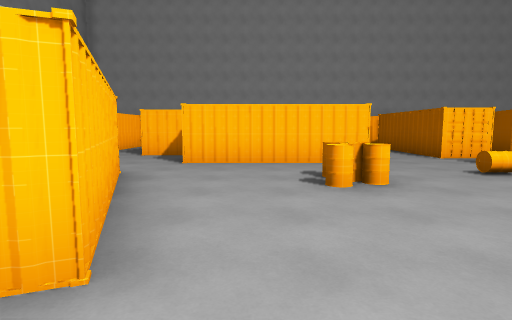
View 1 (above)

24 first-person views from a walk through a 3-D level made in the Godot game engine. The camera is 1.5 m above the floor, tilts 6° down and sees 80° across. The floor is counted in squares, 2 m on a side. Each view is taken from the middle of a square. On the plan, view 1 faces up. The plan holds only what a view shows up to about 10 squares ahead; the rest is blank. The place goes on beyond the plan. Some surface patterns are stand-ins.

View 2
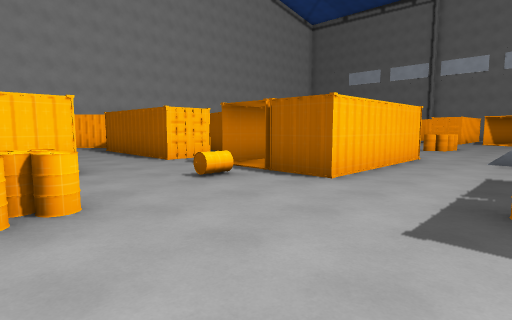

View 3
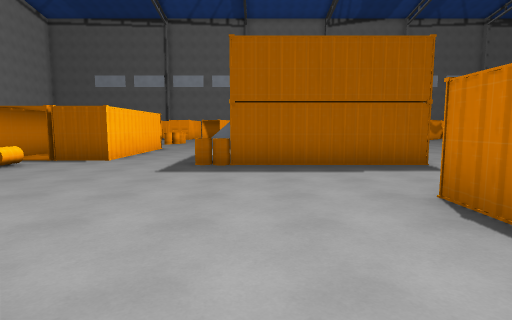

View 4
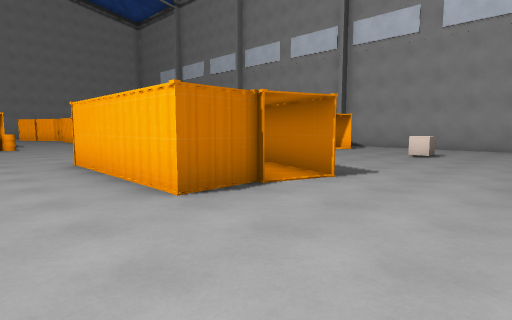

View 5
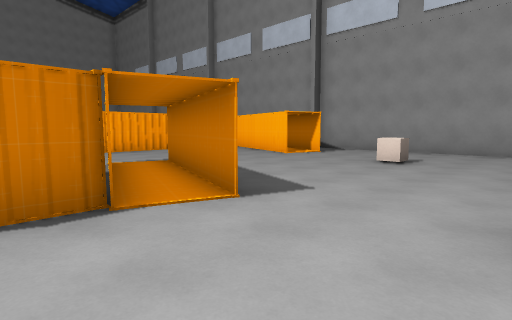

View 6
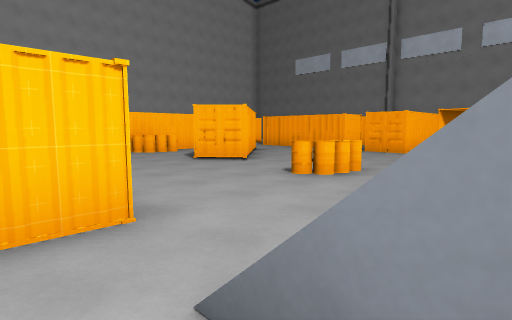

View 7
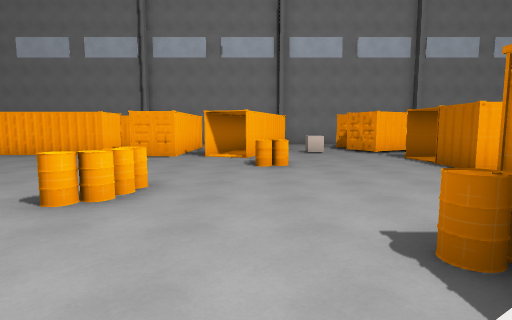

View 8
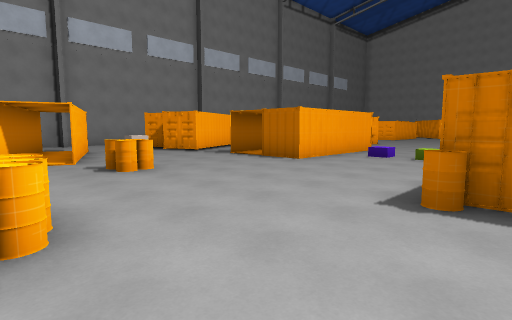

View 9
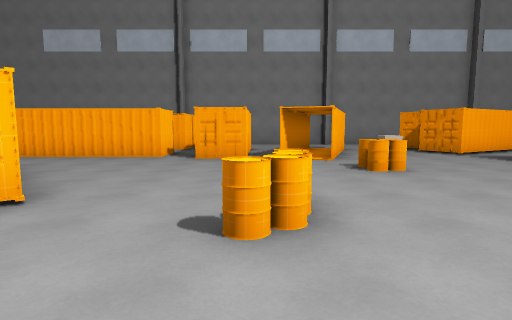

View 10
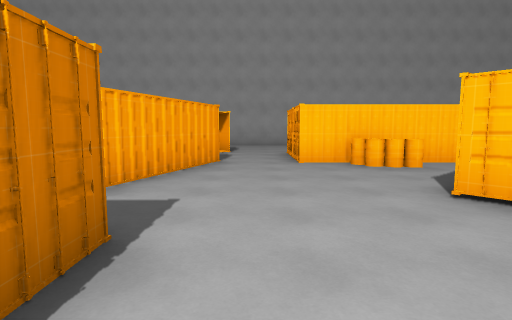

View 11
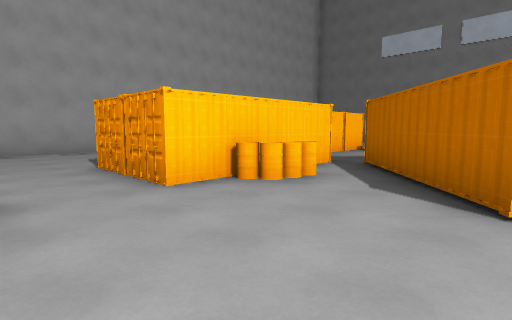

View 12
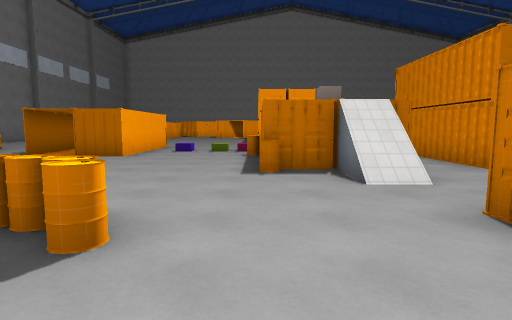

View 13
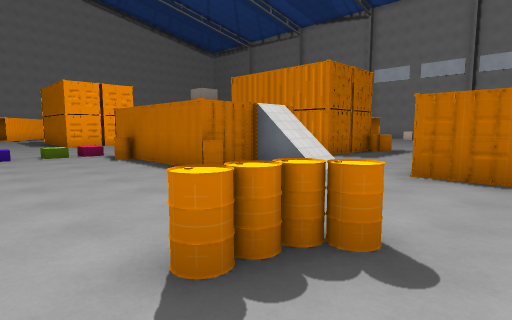

View 14
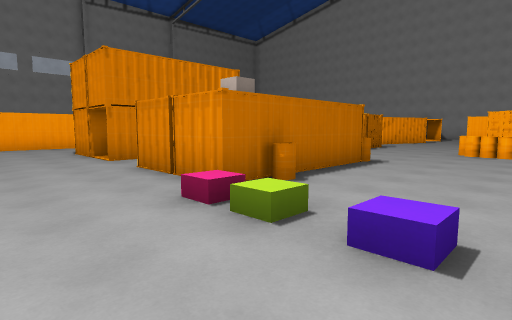

View 15
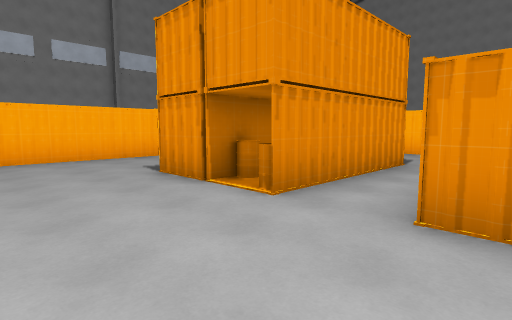

View 16
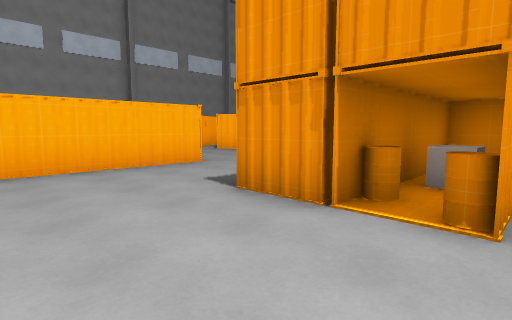

View 17
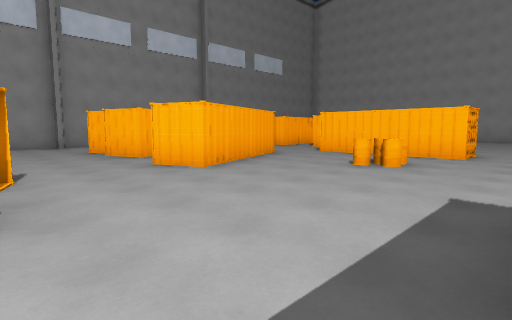

View 18
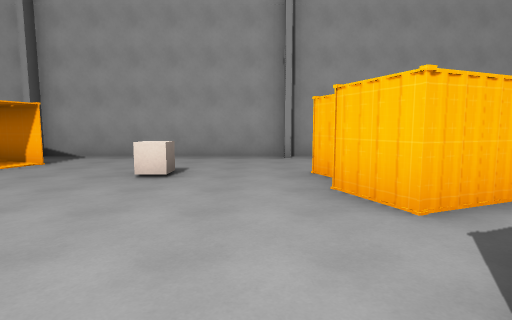

View 19
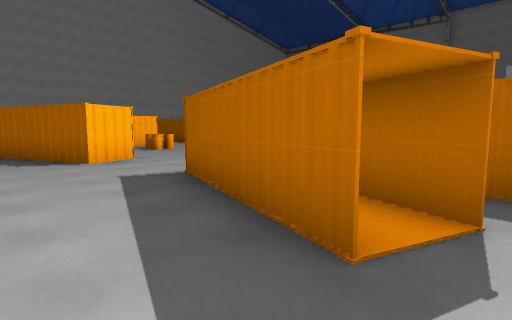

View 20
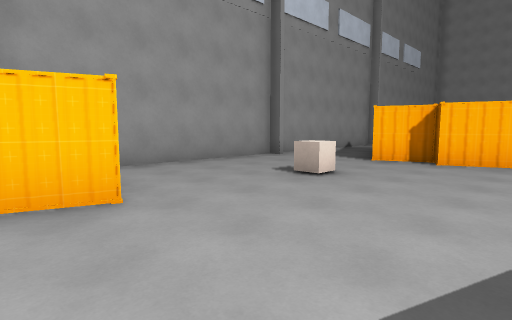

View 21
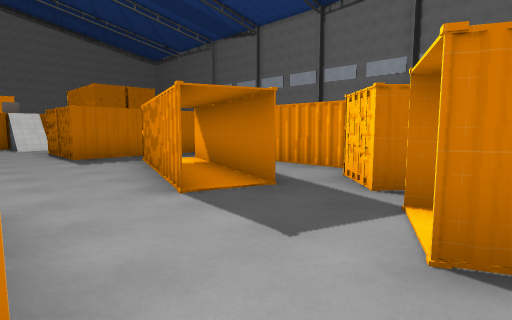

View 22
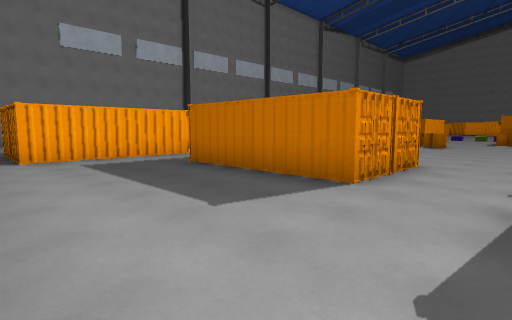

View 23
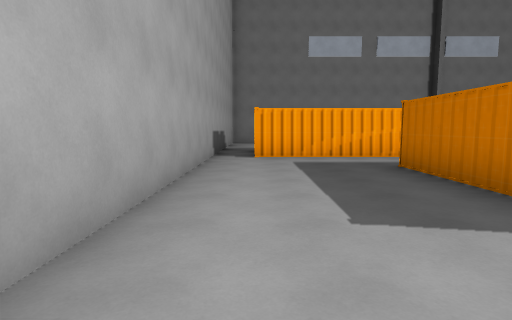

View 24
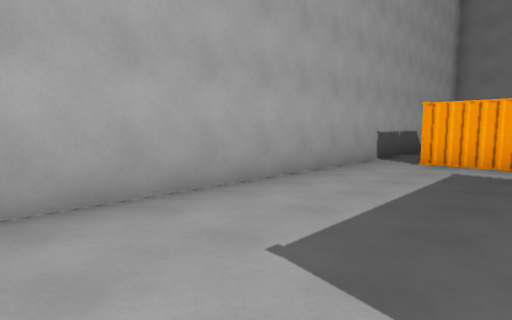

### Floor plan
Key: @ floor where view 1 was taken; # wall or solid block; x gap in a wall; . floor; / step, stairs or slope; = window, fence, low wall or low ledge; ^ raised ledge; B barrel; O other object.
Columns run from 10 left of view 1 to 21 right of it. Each row starts with its distance up from view 1.
 18                     ############
 17                    ............
 16                    ........###
 15                    ........#
 14                   ##.......#
 13                  ##..#####.#
 12               .###...##### ##
 11              ..#..##.#####...
 10             ...#..##..BB##..#
  9       .##   ...# ##.....##..#
  8       ...   ...# ##....###..#
  7        ..####..........#....##
  6        ........#####...........
  5        #...B..B#####........###
  4        ##..BB..#####..BB.......
  3       ..#...................##
  2 # .. ##.##........./.....BBx####
  1 ##..##..#.....B..../.B...B....#.
  0 #.........@...####. ^#.......O
 -1 #..............#O#. ^..........
 -2 #...O...=###...#O#.O B...#.#.##
 -3 #.......####...#BB.#^....###..#
 -4 #.......####.........///.### .#
 -5 #..#....####.............#
 -6 ####......##.............#

Where each view was taken, in squares from view 1:
view 1: 0 up, 0 right, facing up
view 2: 1 up, 1 right, facing up-right
view 3: 0 up, 2 left, facing right
view 4: 1 up, 3 right, facing down-left
view 5: 1 up, 1 right, facing down-left
view 6: 1 up, 8 right, facing up-right
view 7: 2 up, 9 right, facing right
view 8: 4 up, 10 right, facing down-right
view 9: 4 up, 10 right, facing right
view 10: 4 up, 10 right, facing up
view 11: 7 up, 9 right, facing up-right
view 12: 6 up, 11 right, facing down
view 13: 5 up, 14 right, facing down-left
view 14: 6 down, 14 right, facing up-left
view 15: 6 down, 9 right, facing up-left
view 16: 6 down, 7 right, facing up-left
view 17: 2 down, 4 right, facing up-left
view 18: 0 up, 1 left, facing left
view 19: 6 down, 4 left, facing up-right
view 20: 6 down, 3 left, facing up-left
view 21: 14 up, 11 right, facing down-left
view 22: 17 up, 9 right, facing down-right
view 23: 16 up, 9 right, facing right
view 24: 14 up, 10 right, facing up-right
